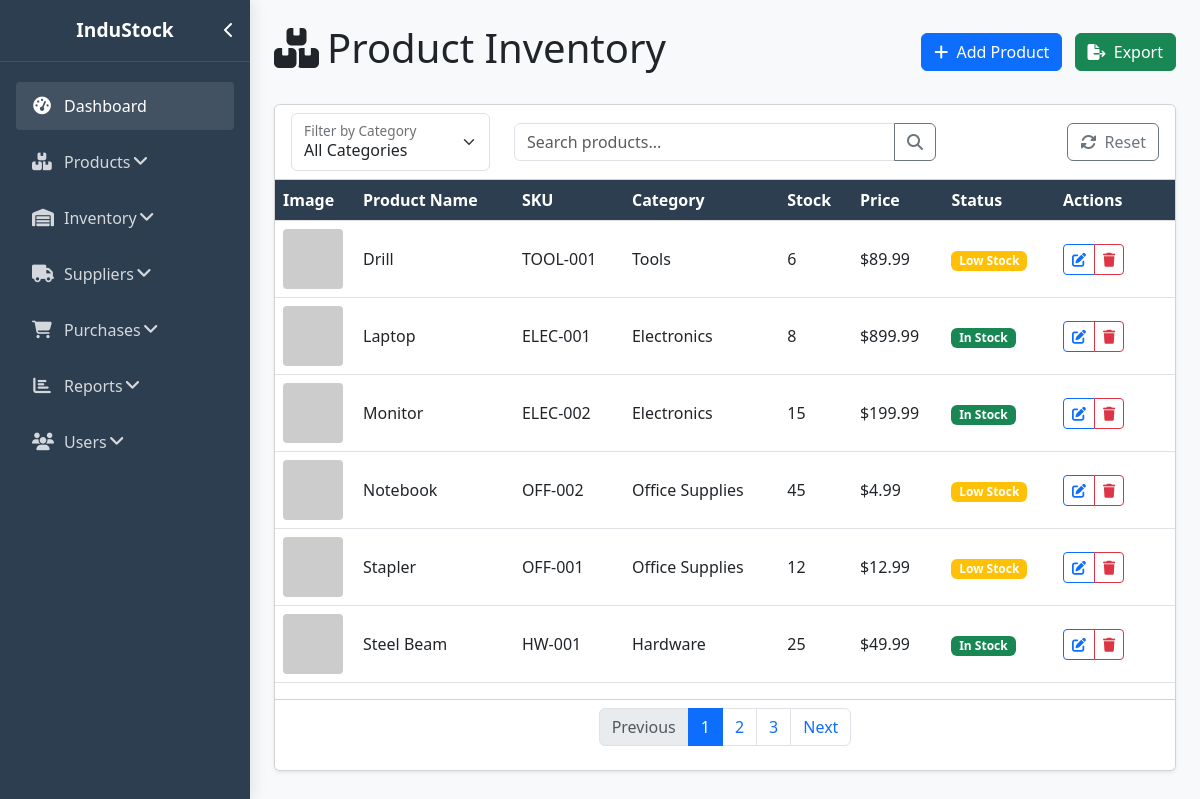
The page /products/read.php (signed in) on the database its author committed.
### tables this page shows
CREATE TABLE products (
    product_id INT AUTO_INCREMENT PRIMARY KEY,
    sku VARCHAR(50) NOT NULL UNIQUE,
    name VARCHAR(100) NOT NULL,
    description TEXT,
    category_id INT,
    supplier_id INT,
    unit_price DECIMAL(10, 2) NOT NULL,
    reorder_level INT NOT NULL DEFAULT 10,
    created_at TIMESTAMP DEFAULT CURRENT_TIMESTAMP,
    updated_at TIMESTAMP DEFAULT CURRENT_TIMESTAMP ON UPDATE CURRENT_TIMESTAMP,
    FOREIGN KEY (category_id) REFERENCES categories(category_id),
    FOREIGN KEY (supplier_id) REFERENCES suppliers(supplier_id)
);

CREATE TABLE categories (
    category_id INT AUTO_INCREMENT PRIMARY KEY,
    name VARCHAR(100) NOT NULL,
    description TEXT,
    created_at TIMESTAMP DEFAULT CURRENT_TIMESTAMP,
    updated_at TIMESTAMP DEFAULT CURRENT_TIMESTAMP ON UPDATE CURRENT_TIMESTAMP
);

CREATE TABLE inventory (
    inventory_id INT AUTO_INCREMENT PRIMARY KEY,
    product_id INT NOT NULL,
    quantity INT NOT NULL DEFAULT 0,
    location VARCHAR(50),
    last_updated TIMESTAMP DEFAULT CURRENT_TIMESTAMP ON UPDATE CURRENT_TIMESTAMP,
    FOREIGN KEY (product_id) REFERENCES products(product_id)
);

### products/read.php (the view, shortened to what this page needs)
<?php
require_once __DIR__ . '../../config/database.php';
$baseQuery = "SELECT p.*, c.name as category_name, i.quantity
              FROM products p
              LEFT JOIN categories c ON p.category_id = c.category_id
              LEFT JOIN inventory i ON p.product_id = i.product_id";
$params = [];
$search = isset($_GET['search']) ? trim($_GET['search']) : '';
$query = $baseQuery;
$query .= " ORDER BY p.name ASC";
$stmt = $pdo->prepare($query);
$stmt->execute($params);
$products = $stmt->fetchAll();
?>
<!DOCTYPE html>
<html lang="en">
<head>
    <link href="https://cdn.jsdelivr.net/npm/bootstrap@5.3.0/dist/css/bootstrap.min.css" rel="stylesheet">
    <link rel="stylesheet" href="https://cdnjs.cloudflare.com/ajax/libs/font-awesome/6.4.0/css/all.min.css">
</head>
<body>
    <div class="d-flex">
        <div class="main-content">
            <div class="container-fluid p-4">
                <div class="d-flex justify-content-between align-items-center mb-4">
                    <h1><i class="fas fa-boxes me-2"></i>Product Inventory</h1>
                    <div>
                        <a href="create.php" class="btn btn-primary me-2">
                            <i class="fas fa-plus me-1"></i> Add Product
                        </a>
                        <button class="btn btn-success">
                            <i class="fas fa-file-export me-1"></i> Export
                        </button>
                    </div>
                </div>
                <div class="card shadow-sm">
                    <div class="card-header bg-white">
                        <form method="GET" action="read.php">
                            <div class="row align-items-center">
                                <div class="col-md-3">
                                    <div class="form-floating">
                                        <select class="form-select" id="categoryFilter" name="category">
                                            <option value="0">All Categories</option>
                                        </select>
                                        <label for="categoryFilter">Filter by Category</label>
                                    </div>
                                </div>
                                <div class="col-md-6">
                                    <div class="input-group">
                                        <input type="text" class="form-control" name="search"
                                               placeholder="Search products..."
                                               value="<?= htmlspecialchars($search) ?>">
                                        <button class="btn btn-outline-secondary" type="submit">
                                            <i class="fas fa-search"></i>
                                        </button>
                                    </div>
                                </div>
                                <div class="col-md-3 text-end">
                                    <a href="read.php" class="btn btn-outline-secondary">
                                        <i class="fas fa-sync-alt me-1"></i> Reset
                                    </a>
                                </div>
                            </div>
                        </form>
                    </div>
                    <div class="card-body p-0">
                        <div class="table-responsive">
                            <table class="table table-hover align-middle">
                                <thead class="table-light">
                                    <tr>
                                        <th style="width: 80px">Image</th>
                                        <th>Product Name</th>
                                        <th>SKU</th>
                                        <th>Category</th>
                                        <th>Stock</th>
                                        <th>Price</th>
                                        <th>Status</th>
                                        <th style="width: 120px">Actions</th>
                                    </tr>
                                </thead>
                                <tbody>
                                    <?php foreach ($products as $product): ?>
                                        <?php
                                        $status = '';
                                        $badge_class = '';
                                        if ($product['quantity'] <= 0) {
                                            $status = 'Out of Stock';
                                            $badge_class = 'bg-danger';
                                        } elseif ($product['quantity'] <= $product['reorder_level']) {
                                            $status = 'Low Stock';
                                            $badge_class = 'bg-warning';
                                        } else {
                                            $status = 'In Stock';
                                            $badge_class = 'bg-success';
                                        }
                                        ?>
                                        <tr>
                                            <td><img src="https://via.placeholder.com/60x60?text=<?= urlencode(substr($product['name'], 0, 1)) ?>" class="product-image"></td>
                                            <td><?= htmlspecialchars($product['name']) ?></td>
                                            <td><?= htmlspecialchars($product['sku']) ?></td>
                                            <td><?= htmlspecialchars($product['category_name'] ?? 'Uncategorized') ?></td>
                                            <td><?= htmlspecialchars($product['quantity']) ?></td>
                                            <td>$<?= number_format($product['unit_price'], 2) ?></td>
                                            <td><span class="badge <?= $badge_class ?>"><?= $status ?></span></td>
                                            <td>
                                                <div class="btn-group btn-group-sm">
                                                    <a href="update.php?id=<?= $product['product_id'] ?>" class="btn btn-outline-primary">
                                                        <i class="fas fa-edit"></i>
                                                    </a>
                                                    <button class="btn btn-outline-danger" data-bs-toggle="modal" data-bs-target="#deleteModal<?= $product['product_id'] ?>">
                                                        <i class="fas fa-trash"></i>
                                                    </button>
                                                </div>
                                            </td>
                                        </tr>
                                    <?php endforeach; ?>
                                </tbody>
                            </table>
                        </div>
                    </div>
                    <div class="card-footer bg-white">
                        <nav aria-label="Page navigation">
                            <ul class="pagination justify-content-center">
                                <li class="page-item disabled">
                                    <a class="page-link" href="#" tabindex="-1">Previous</a>
                                </li>
                                <li class="page-item active"><a class="page-link" href="#">1</a></li>
                                <li class="page-item"><a class="page-link" href="#">2</a></li>
                                <li class="page-item"><a class="page-link" href="#">3</a></li>
                                <li class="page-item">
                                    <a class="page-link" href="#">Next</a>
                                </li>
                            </ul>
                        </nav>
                    </div>
                </div>
            </div>
        </div>
    </div>
</body>
</html>

### products/read.php (style rules this page uses)
:root { --primary: #2c3e50; --secondary: #3498db; --success: #28a745; --warning: #ffc107; --danger: #dc3545; --light: #ecf0f1; }
body { font-family: 'Segoe UI', Tahoma, Geneva, Verdana, sans-serif; background-color: #f8f9fa; overflow-x: hidden; }
.main-content { margin-left: 250px; transition: all 0.3s; min-height: 100vh; width: calc(100% - 250px); }
.product-image { width: 60px; height: 60px; object-fit: cover; border-radius: 4px; }
.table th { background-color: var(--primary); color: white; }

### rows shown on the page
products: name "Drill", sku "TOOL-001", category.name "Tools", inventory.quantity "6", unit_price "89.99", reorder_level.quantity "Low Stock"
products: name "Laptop", sku "ELEC-001", category.name "Electronics", inventory.quantity "8", unit_price "899.99", reorder_level.quantity "In Stock"
products: name "Monitor", sku "ELEC-002", category.name "Electronics", inventory.quantity "15", unit_price "199.99", reorder_level.quantity "In Stock"
products: name "Notebook", sku "OFF-002", category.name "Office Supplies", inventory.quantity "45", unit_price "4.99", reorder_level.quantity "Low Stock"
products: name "Stapler", sku "OFF-001", category.name "Office Supplies", inventory.quantity "12", unit_price "12.99", reorder_level.quantity "Low Stock"
products: name "Steel Beam", sku "HW-001", category.name "Hardware", inventory.quantity "25", unit_price "49.99", reorder_level.quantity "In Stock"
